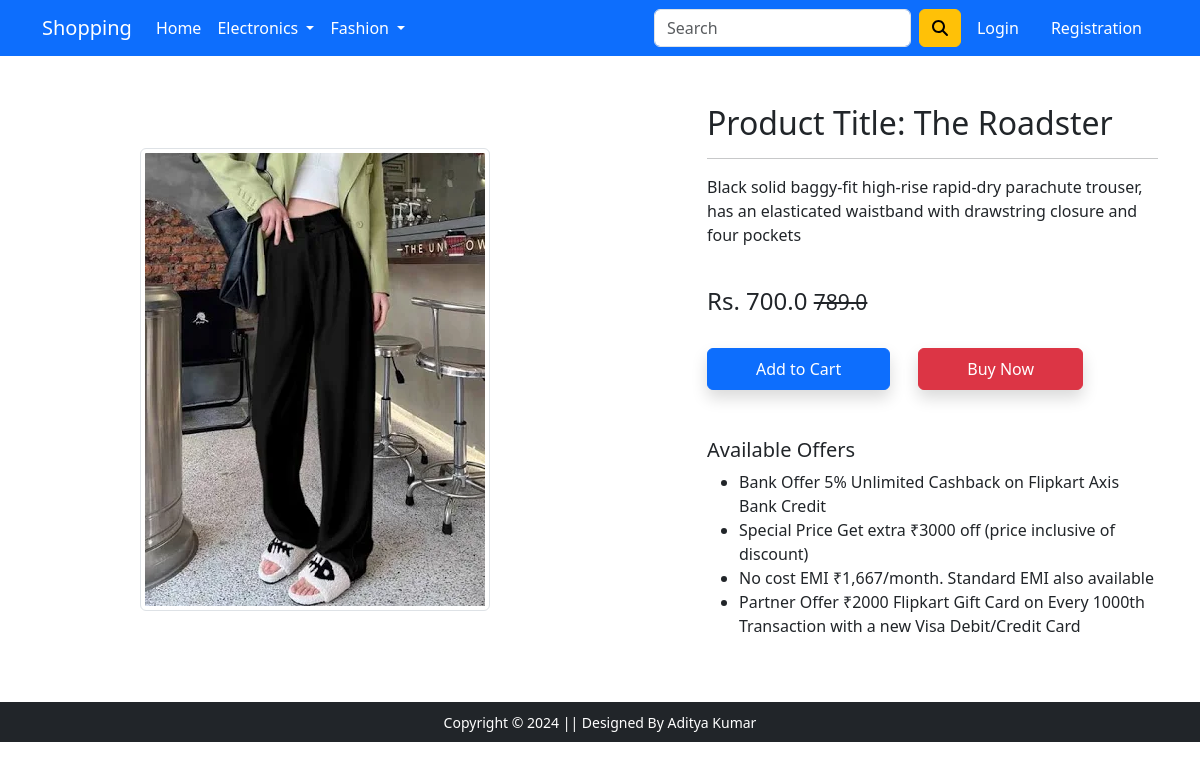
Screenshot of /product-detail/1 with the database file from the repository.
### app/models.py (models this page shows, shortened)
class Product(models.Model):
    titel =models.CharField(max_length=100)
    selling_price=models.FloatField()
    discounted_price=models.FloatField()
    description=models.TextField()
    brand=models.CharField(max_length=100)
    category = models.CharField(choices=CATEGORY_CHOICES,max_length=2)
    product_image=models.ImageField(upload_to='productimg')

### app/views.py (the view)
# urls.py: path('product-detail/<int:pk>', ProductDetailView.as_view(), name='product-detail'),
class ProductDetailView(View):
  def get(self,request,pk):
    product = Product.objects.get(pk=pk)
    return render(request, 'app/productdetail.html',{'product':product})

### app/templates/app/productdetail.html (shortened to what this page needs)
{% extends 'app/base.html' %}
{% load static %}
{% block main-content %}
<div class="container my-5">
 <div class="row">
  <div class="col-sm-6 text-center align-self-center">
   <img src="{{ product.product_image.url }}" alt="" class="img-fluid img-thumbnail">
  </div>
  <div class="col-sm-5 offset-sm-1">
   <h2>Product Title: {{ product.titel }} </h2>
   <hr>
   <p>{{ product.description }} </p> <br>
   <h4>Rs. {{ product.discounted_price }} <small class="fw-light text-decoration-line-through">{{ product.selling_price }}</small></h4> <br>
   <a href="{% url 'add-to-cart' %}" class="btn btn-primary shadow px-5 py-2">Add to Cart</a>
   <a href="{% url 'buy-now' %}" class="btn btn-danger shadow px-5 py-2 ms-4">Buy Now</a>
   <h5 class="mt-5">Available Offers</h5>
   <ul>
    <li>Bank Offer 5% Unlimited Cashback on Flipkart Axis Bank Credit</li>
    <li>Special Price Get extra ₹3000 off (price inclusive of discount)</li>
    <li>No cost EMI ₹1,667/month. Standard EMI also available</li>
    <li>Partner Offer ₹2000 Flipkart Gift Card on Every 1000th Transaction with a new Visa Debit/Credit Card</li>
   </ul>
  </div>
 </div>
</div>
{% endblock main-content %}

### rows the page displays
Product: product_image (picture), titel "The Roadster", description "Black solid baggy-fit high-rise rapid-dry parachute trouser, has an elasticated waistband with drawstring closure and four pockets", discounted_price "700.0", selling_price "789.0"
